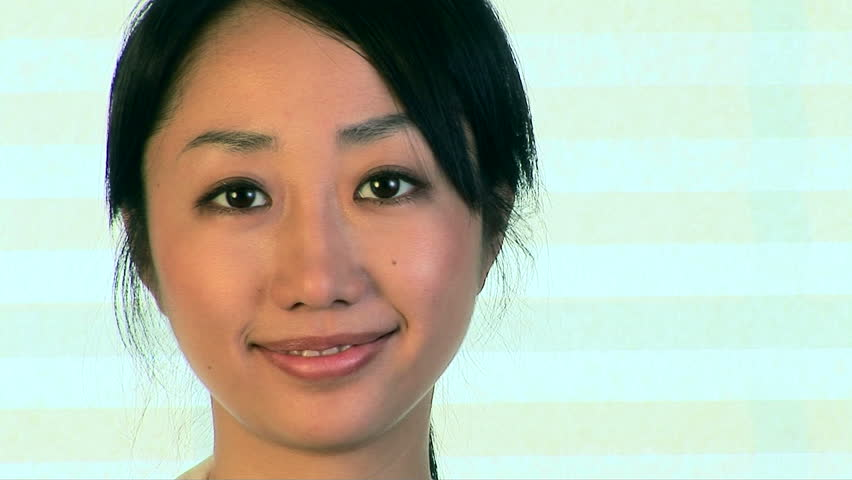
#> input picture ml/color_type_clip/DATASET/autumn/0 (1161).jpg, 852 x 480 px
$ python -i colortype_model.py   (imports and definitions only)
#> lines starting #> are read from the running program, lines starting #| are printed output that depends on the picture
import os
import joblib
from PIL import Image
import numpy as np
from skimage.color import rgb2hsv

BASE_DIR = os.path.dirname(__file__)
MODEL_PATH = os.path.join(BASE_DIR, "..", "model", "random_forest.pkl")
# [1 line not run here, left out]

label_map = {
    'autumn': 0,
    'spring': 1,
    'summer': 2,
    'winter': 3
}
inv_label_map = {v: k for k, v in label_map.items()}

def predict_color_types(features: list[float]) -> str:
    prediction = model.predict(features)[0]
    return inv_label_map[prediction]

def get_features_from_image(image_path: str) -> list[float]:
    X = []
    image = Image.open(image_path).convert('RGB')
#> image is the input picture: PIL image 852x480 RGB; mean R, G, B 183.4, 190.6, 174.1
    image_np = np.array(image.resize((128, 128))) / 255.0
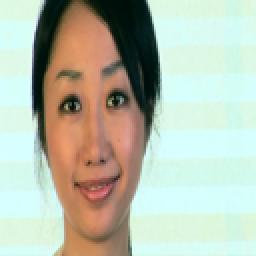
#> image_np: shape (128, 128, 3) float64 (shown 2 times larger); mean R, G, B 0.719, 0.747, 0.683

    mean_rgb = image_np.mean(axis=(0, 1))  # mean rgb
#> mean_rgb = [0.719, 0.747, 0.683]
    hsv = rgb2hsv(image_np)                # convert to HSV
#> hsv: shape (128, 128, 3) float64; mean of channels 0, 1, 2 0.326, 0.288, 0.807
    mean_hsv = hsv.mean(axis=(0, 1))       # mean hsv
#> mean_hsv = [0.326, 0.288, 0.807]
    std_rgb = image_np.std(axis=(0, 1))    # std rgb
#> std_rgb = [0.249, 0.307, 0.321]
    std_hsv = hsv.std(axis=(0, 1))         # std hsv
#> std_hsv = [0.177, 0.228, 0.277]

    features = np.concatenate([mean_rgb, std_rgb, mean_hsv, std_hsv])
#> features = [0.719, 0.747, 0.683, 0.249, 0.307, 0.321, 0.326, 0.288, 0.807, 0.177, 0.228, 0.277]

    h_hist, _ = np.histogram(hsv[:, :, 0], bins=8, range=(0, 1), density=True)
#> h_hist = [2.26, 0.143, 0.858, 4.36, 0.347, 0.0132, 0.000488, 0.0117]
    s_hist, _ = np.histogram(hsv[:, :, 1], bins=8, range=(0, 1), density=True)
#> s_hist = [1.74, 3.26, 0.573, 0.858, 1.03, 0.0801, 0.117, 0.351]
    v_hist, _ = np.histogram(hsv[:, :, 2], bins=8, range=(0, 1), density=True)
#> v_hist = [0.568, 0.198, 0.121, 0.18, 0.433, 0.639, 1.1, 4.76]

    features = np.concatenate([features, h_hist, s_hist, v_hist])
#> features = 36 values, max 4.76 at index 35, min 0.000488 at index 18, mean 0.809

    X.append(features)
    return X

>>> result = get_features_from_image('../../ml/color_type_clip/DATASET/autumn/0 (1161).jpg')
#> result = 1 item
